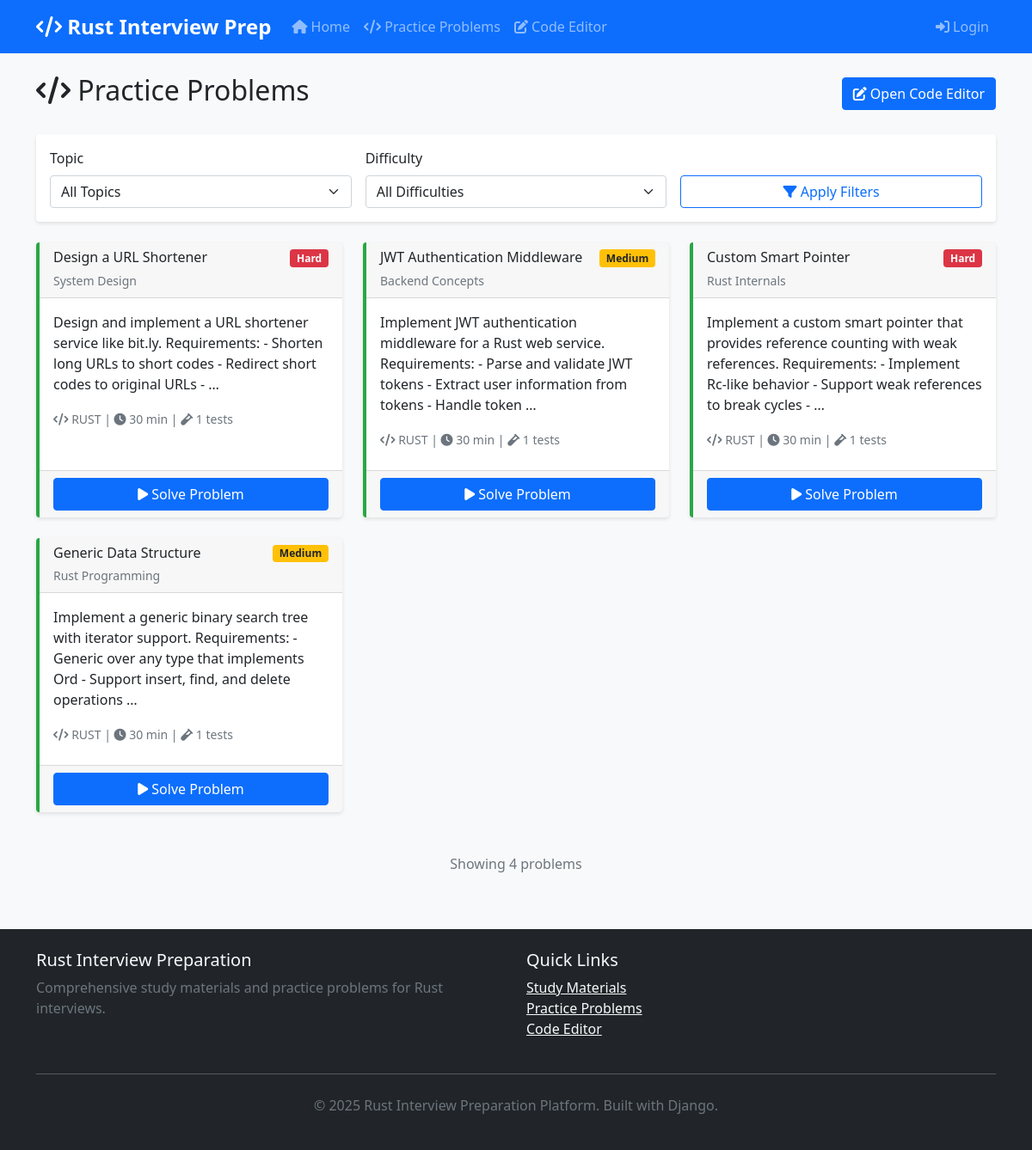
/practice/, run on the app's committed database.
### materials/models.py (models this page shows, shortened)
class Problem(models.Model):
    DIFFICULTY_LEVELS = [
        ('easy', 'Easy'),
        ('medium', 'Medium'),
        ('hard', 'Hard'),
    ]
    topic = models.ForeignKey(Topic, on_delete=models.CASCADE, related_name='problems')
    subtopic = models.ForeignKey(Subtopic, on_delete=models.CASCADE, related_name='problems', null=True, blank=True)
    title = models.CharField(max_length=200)
    description = models.TextField()
    starter_code = models.TextField(blank=True)
    solution = models.TextField(blank=True)
    test_cases = models.JSONField(default=list)
    difficulty = models.CharField(max_length=10, choices=DIFFICULTY_LEVELS, default='medium')
    language = models.CharField(max_length=50, default='rust')
    time_limit = models.IntegerField(default=30)  # minutes

class Topic(models.Model):
    title = models.CharField(max_length=200)
    description = models.TextField()
    day_number = models.IntegerField()
    order = models.IntegerField(default=0)
    created_at = models.DateTimeField(auto_now_add=True)
    updated_at = models.DateTimeField(auto_now=True)
    class Meta:
        ordering = ['day_number', 'order']

### materials/views.py (the view)
# urls.py: path('practice/', views.practice_problems, name='practice_problems'),
def practice_problems(request):
    problems = Problem.objects.all().select_related('topic', 'subtopic')
    difficulty = request.GET.get('difficulty')
    topic_id = request.GET.get('topic')
    if difficulty:
        problems = problems.filter(difficulty=difficulty)
    if topic_id:
        problems = problems.filter(topic_id=topic_id)
    topics = Topic.objects.all()
    context = {
        'problems': problems,
        'topics': topics,
        'current_difficulty': difficulty,
        'current_topic': topic_id,
    }
    return render(request, 'materials/practice_problems.html', context)

### templates/materials/practice_problems.html (shortened to what this page needs)
{% extends 'base.html' %}
{% block content %}
<div class="row">
    <div class="col-md-12">
        <div class="d-flex justify-content-between align-items-center mb-4">
            <h2>
                <i class="fas fa-code"></i> Practice Problems
            </h2>
            <div>
                <a href="{% url 'code_runner:editor' %}" class="btn btn-primary">
                    <i class="fas fa-edit"></i> Open Code Editor
                </a>
            </div>
        </div>
    </div>
</div>
<div class="row mb-4">
    <div class="col-md-12">
        <div class="card">
            <div class="card-body">
                <form method="GET" class="row g-3">
                    <div class="col-md-4">
                        <label for="topic" class="form-label">Topic</label>
                        <select class="form-select" id="topic" name="topic">
                            <option value="">All Topics</option>
                        </select>
                    </div>
                    <div class="col-md-4">
                        <label for="difficulty" class="form-label">Difficulty</label>
                        <select class="form-select" id="difficulty" name="difficulty">
                            <option value="">All Difficulties</option>
                        </select>
                    </div>
                    <div class="col-md-4">
                        <label class="form-label">&nbsp;</label>
                        <div class="d-grid">
                            <button type="submit" class="btn btn-outline-primary">
                                <i class="fas fa-filter"></i> Apply Filters
                            </button>
                        </div>
                    </div>
                </form>
            </div>
        </div>
    </div>
</div>
<div class="row">
    {% for problem in problems %}
    <div class="col-md-6 col-lg-4 mb-4">
        <div class="card problem-card h-100">
            <div class="card-header d-flex justify-content-between align-items-start">
                <div>
                    <h6 class="mb-1">{{ problem.title }}</h6>
                    <small class="text-muted">{{ problem.topic.title }}</small>
                </div>
                <span class="badge bg-{% if problem.difficulty == 'easy' %}success{% elif problem.difficulty == 'medium' %}warning{% else %}danger{% endif %}">
                    {{ problem.get_difficulty_display }}
                </span>
            </div>
            <div class="card-body">
                <p class="card-text">{{ problem.description|truncatewords:25 }}</p>
                <div class="mb-2">
                    <small class="text-muted">
                        <i class="fas fa-code"></i> {{ problem.language|upper }} |
                        <i class="fas fa-clock"></i> {{ problem.time_limit }} min
                        {% if problem.test_cases %}
                        | <i class="fas fa-vial"></i> {{ problem.test_cases|length }} tests
                        {% endif %}
                    </small>
                </div>
            </div>
            <div class="card-footer">
                <div class="d-grid">
                    <a href="{% url 'materials:problem_detail' problem.id %}" class="btn btn-primary">
                        <i class="fas fa-play"></i> Solve Problem
                    </a>
                </div>
            </div>
        </div>
    </div>
    {% endfor %}
</div>
{% if problems %}
<div class="row mt-4">
    <div class="col-md-12">
        <div class="text-center">
            <p class="text-muted">Showing {{ problems|length }} problem{{ problems|length|pluralize }}</p>
        </div>
    </div>
</div>
{% endif %}
{% endblock %}

### static/css/main.css (style rules this page uses)
body { background-color: #f8f9fa; font-family: 'Segoe UI', Tahoma, Geneva, Verdana, sans-serif; }
.card { border: none; box-shadow: 0 2px 4px rgba(0,0,0,0.1); transition: all 0.3s ease; }
.problem-card { border-left: 4px solid #28a745; }
.badge { font-size: 0.75em; padding: 0.35em 0.65em; }
.fade-in { animation: fadeIn 0.5s ease-in; }

### templates/materials/practice_problems.html (style rules this page uses)
.problem-card { transition: all 0.3s ease; border-left: 4px solid #28a745; }
.badge.bg-warning { background-color: #ffc107 !important; color: #212529 !important; }
.badge.bg-danger { background-color: #dc3545 !important; }

### data on the page
Problem: title "Design a URL Shortener", topic "System Design", difficulty "Hard", description "Design and implement a URL shortener service like bit.ly. Requirements: - Shorten long URLs to short codes - Redirect short codes to original URLs - …", language "RUST", time_limit "30", test_cases|length "1"
Problem: title "JWT Authentication Middleware", topic "Backend Concepts", difficulty "Medium", description "Implement JWT authentication middleware for a Rust web service. Requirements: - Parse and validate JWT tokens - Extract user information from tokens - Handle token …", language "RUST", time_limit "30", test_cases|length "1"
Problem: title "Custom Smart Pointer", topic "Rust Internals", difficulty "Hard", description "Implement a custom smart pointer that provides reference counting with weak references. Requirements: - Implement Rc-like behavior - Support weak references to break cycles - …", language "RUST", time_limit "30", test_cases|length "1"
Problem: title "Generic Data Structure", topic "Rust Programming", difficulty "Medium", description "Implement a generic binary search tree with iterator support. Requirements: - Generic over any type that implements Ord - Support insert, find, and delete operations …", language "RUST", time_limit "30", test_cases|length "1"

### other printed values
{{ problems|length }} "4"
